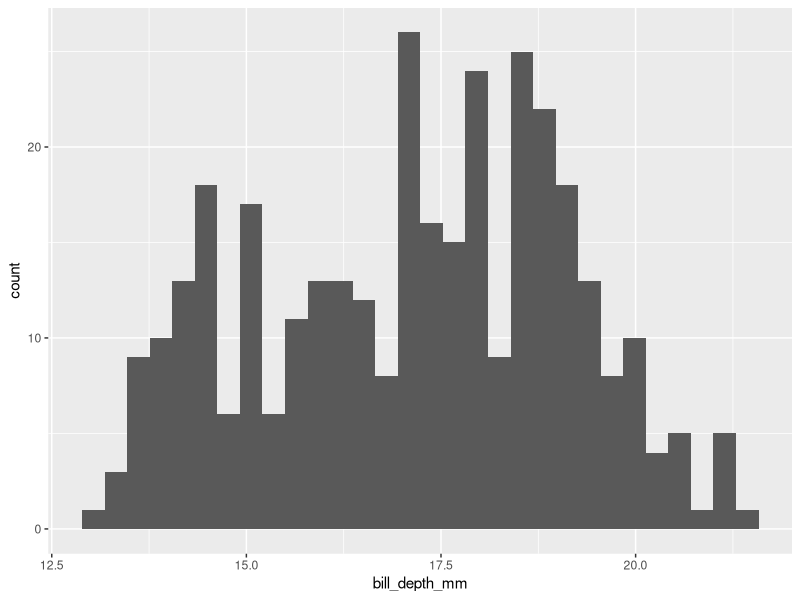

Generate this figure with R:
library(tidyverse)
library(ggplot2)
install.packages("palmerpenguins")
library(palmerpenguins)

#load data
data = penguins

#run
penguins %>%
  ggplot(aes(x = bill_depth_mm)) + geom_histogram()
